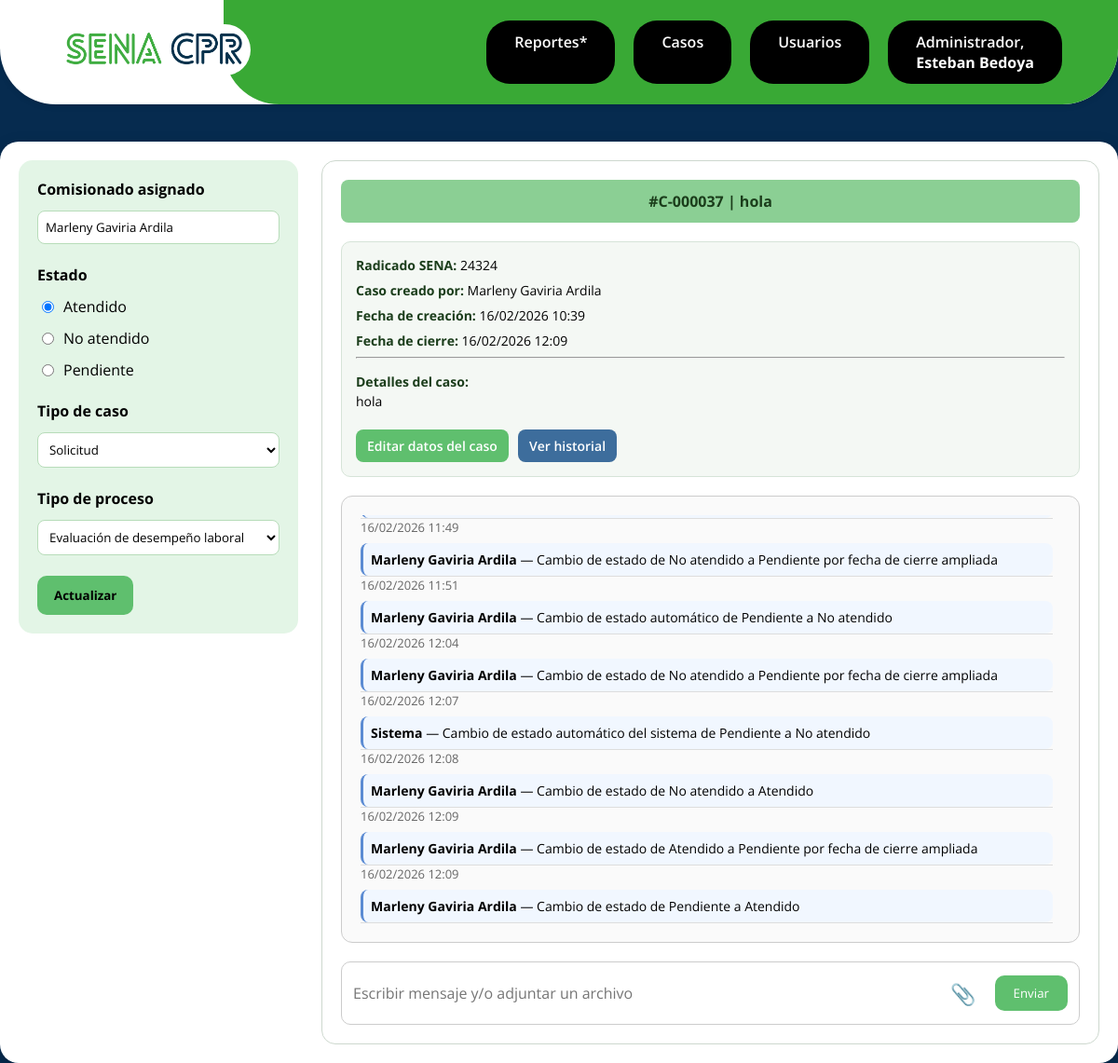
The app's page /public/caso.php?id=37 (signed in) with its own data.
### tables this page shows
CREATE TABLE `casos` (
  `id` int(11) NOT NULL,
  `numero_caso` varchar(20) NOT NULL,
  `tipo_caso_id` int(11) NOT NULL,
  `tipo_proceso_id` int(11) NOT NULL,
  `radicado_sena` varchar(10) DEFAULT NULL,
  `asunto` varchar(200) NOT NULL,
  `detalles` text NOT NULL,
  `estado` enum('Atendido','No atendido','Pendiente') DEFAULT 'Pendiente',
  `asignado_a` int(11) DEFAULT NULL,
  `fecha_creacion` datetime DEFAULT current_timestamp(),
  `fecha_cierre` datetime DEFAULT NULL
);

CREATE TABLE `usuarios` (
  `id` int(11) NOT NULL,
  `documento` varchar(20) NOT NULL,
  `username` varchar(50) NOT NULL,
  `password` varchar(255) NOT NULL,
  `rol` tinyint(4) NOT NULL CHECK (`rol` between 1 and 3),
  `estado` tinyint(1) NOT NULL DEFAULT 1,
  `correo` varchar(255) NOT NULL,
  `telefono` varchar(20) DEFAULT NULL,
  `remember_token` varchar(255) DEFAULT NULL,
  `creado_por` int(11) DEFAULT NULL,
  `fecha_creacion` datetime DEFAULT current_timestamp()
);

CREATE TABLE `tipos_caso` (
  `id` int(11) NOT NULL,
  `nombre` varchar(50) NOT NULL
);

CREATE TABLE `tipos_proceso` (
  `id` int(11) NOT NULL,
  `nombre` varchar(50) NOT NULL,
  `estado` tinyint(1) DEFAULT 1
);

CREATE TABLE `casos_historial_estado` (
  `id` int(11) NOT NULL,
  `caso_id` int(11) NOT NULL,
  `usuario_id` int(11) NOT NULL,
  `descripcion` text NOT NULL,
  `fecha` datetime DEFAULT current_timestamp()
);

### app/controllers/CasoController.php (called while the page is built, shortened)
<?php
require_once __DIR__ . '/../models/Caso.php';
class CasoController
{
    public function show($id)
    {
        $rol = $_SESSION['user']['rol'];
        $caso = Caso::find($id);
        $tiposCaso    = Caso::getTiposCaso();
        $tiposProceso = Caso::getTiposProcesoActivos();
        $historial    = Caso::getHistorial($id);
        $mensajes     = Caso::getMensajes($id);
        $view = $rol == 1 ? 'admin' : 'comisionado';
        require __DIR__ . "/../views/{$view}/caso.php";
    }
}

### app/models/Caso.php (called while the page is built, shortened)
<?php
class Caso
{
    private static function db()
    {
        static $db = null;
        if ($db === null) {
            $db = new PDO("mysql:host=localhost;dbname=project-cpr;charset=utf8", "root", "");
            $db->setAttribute(PDO::ATTR_ERRMODE, PDO::ERRMODE_EXCEPTION);
        }
        return $db;
    }
    public static function find($id)
    {
        $sql = "SELECT c.*, u.username AS asignado_a_nombre, tc.nombre AS tipo_caso_nombre, tp.nombre AS tipo_proceso_nombre
                FROM casos c
                LEFT JOIN usuarios u ON u.id = c.asignado_a
                JOIN tipos_caso tc ON tc.id = c.tipo_caso_id
                JOIN tipos_proceso tp ON tp.id = c.tipo_proceso_id
                WHERE c.id = ?";
        $stmt = self::db()->prepare($sql);
        $stmt->execute([$id]);
        return $stmt->fetch(PDO::FETCH_ASSOC);
    }
    public static function getTiposCaso()
    {
        $stmt = self::db()->prepare("SELECT * FROM tipos_caso");
        $stmt->execute();
        return $stmt->fetchAll(PDO::FETCH_ASSOC);
    }
    public static function getTiposProcesoActivos()
    {
        $stmt = self::db()->prepare("SELECT * FROM tipos_proceso WHERE estado = 1");
        $stmt->execute();
        return $stmt->fetchAll(PDO::FETCH_ASSOC);
    }
    public static function getHistorial($caso_id)
    {
        $sql = "SELECT h.*, u.username
                FROM casos_historial_estado h
                JOIN usuarios u ON u.id = h.usuario_id
                WHERE h.caso_id = ?
                ORDER BY h.fecha ASC";
        $stmt = self::db()->prepare($sql);
        $stmt->execute([$caso_id]);
        return $stmt->fetchAll(PDO::FETCH_ASSOC);
    }
    public static function getMensajes($caso_id)
    {
        $sql = "SELECT m.*, u.username
                FROM casos_mensajes m
                JOIN usuarios u ON u.id = m.usuario_id
                WHERE m.caso_id = ?
                ORDER BY m.fecha ASC";
        $stmt = self::db()->prepare($sql);
        $stmt->execute([$caso_id]);
        return $stmt->fetchAll(PDO::FETCH_ASSOC);
    }
}

### app/views/components/caso.php (the view, shortened to what this page needs)
<link rel="stylesheet" href="/project-cpr/public/assets/css/globals/caso.css">
<div class="case-layout">
    <div class="case-sidebar">
        <form method="POST" action="/project-cpr/public/caso.php">
            <div class="filter-group">
                <label class="filter-title">Comisionado asignado</label>
                <input
                    type="text"
                    class="select-like"
                    value="<?= htmlspecialchars($caso['asignado_a_nombre'] ?? '') ?>"
                    disabled>
            </div>
            <br>
            <div class="filter-group">
                <label class="filter-title">Estado</label>
                <?php
                $estados = ['Atendido', 'No atendido', 'Pendiente'];
                foreach ($estados as $e):
                ?>
                    <label class="check-item">
                        <input
                            type="radio"
                            name="estado"
                            value="<?= $e ?>"
                            <?= $caso['estado'] === $e ? 'checked' : '' ?>
                            required>
                        <span><?= $e ?></span>
                    </label>
                <?php endforeach; ?>
            </div>
            <br>
            <div class="filter-group">
                <label class="filter-title">Tipo de caso</label>
                <select name="tipo_caso_id" required>
                    <?php foreach ($tiposCaso as $tc): ?>
                        <option value="<?= $tc['id'] ?>"
                            <?= $caso['tipo_caso_id'] == $tc['id'] ? 'selected' : '' ?>>
                            <?= htmlspecialchars($tc['nombre']) ?>
                        </option>
                    <?php endforeach; ?>
                </select>
            </div>
            <br>
            <div class="filter-group">
                <label class="filter-title">Tipo de proceso</label>
                <select name="tipo_proceso_id" required>
                    <?php foreach ($tiposProceso as $p): ?>
                        <option value="<?= $p['id'] ?>"
                            <?= $caso['tipo_proceso_id'] == $p['id'] ? 'selected' : '' ?>>
                            <?= htmlspecialchars($p['nombre']) ?><?= !empty($p['_inactivo']) ? ' (inactivo)' : '' ?>
                        </option>
                    <?php endforeach; ?>
                </select>
            </div>
            <br>
            <button type="submit" class="btn-actualizar">
                Actualizar
            </button>
        </form>
    </div>
    <div class="case-content">
        <div class="case-header">
            #<?= $caso['numero_caso'] ?> |
            <?= htmlspecialchars($caso['asunto']) ?>
        </div>
        <div class="case-info">
            <div class="info-item">
                <strong>Radicado SENA:</strong>
                <?= !empty($caso['radicado_sena']) ? htmlspecialchars($caso['radicado_sena']) : 'No registrado' ?>
            </div>
            <?php if (!empty($caso['asignado_a_nombre'])): ?>
                <div class="info-item">
                    <strong>Caso creado por:</strong>
                    <?= htmlspecialchars($caso['asignado_a_nombre']) ?>
                </div>
            <?php endif; ?>
            <?php if (!empty($caso['fecha_creacion'])): ?>
                <div class="info-item">
                    <strong>Fecha de creación:</strong>
                    <?= date("d/m/Y H:i", strtotime($caso['fecha_creacion'])) ?>
                </div>
            <?php endif; ?>
            <?php if (!empty($caso['fecha_cierre'])): ?>
                <div class="info-item">
                    <strong>Fecha de cierre:</strong>
                    <?= date("d/m/Y H:i", strtotime($caso['fecha_cierre'])) ?>
                </div>
            <?php endif; ?>
            <hr>
            <?php if (!empty($caso['detalles'])): ?>
                <div class="info-item info-detalles">
                    <strong>Detalles del caso:</strong><br>
                    <?= nl2br(htmlspecialchars($caso['detalles'])) ?>
                </div>
            <?php endif; ?>
            <div class="info-actions">
                <button type="button" class="btn-editar" onclick="abrirModalEditarCampos()">Editar datos del caso</button>
                <button type="button" class="btn-editar-sec" onclick="abrirModalHistorialCampos()">Ver historial</button>
            </div>
        </div>
        <div class="case-box">
            <div class="case-messages">
                <?php
                $eventos = array_merge(
                    array_map(
                        fn($m) => [
                            'tipo'  => 'mensaje',
                            'data'  => $m,
                            'fecha' => $m['fecha']
                        ],
                        $mensajes
                    ),
                    array_map(
                        fn($h) => [
                            'tipo'  => 'historial',
                            'data'  => $h,
                            'fecha' => $h['fecha']
                        ],
                        $historial
                    )
                );
                usort(
                    $eventos,
                    fn($a, $b) =>
                    strtotime($a['fecha']) <=> strtotime($b['fecha'])
                );
                ?>
                <?php foreach ($eventos as $e): ?>
                    <div class="msg-entry">
                        <div class="msg-date">
                            <?= date("d/m/Y H:i", strtotime($e['fecha'])) ?>
                        </div>
                        <?php if ($e['tipo'] == 'mensaje'): ?>
                            <div class="msg-user">
                                <?= htmlspecialchars($e['data']['username']) ?>
                            </div>
                            <div class="msg-body">
                                <?= nl2br(htmlspecialchars($e['data']['mensaje'])) ?>
                            </div>
                            <?php if (!empty($e['data']['archivo'])): ?>
                                <div class="msg-archivo">
                                    <a
                                        href="/project-cpr/public/uploads/casos/<?= htmlspecialchars($e['data']['archivo']) ?>"
                                        target="_blank">
                                        📎 Ver archivo
                                    </a>
                                </div>
                            <?php endif; ?>
                        <?php else: ?>
                            <div class="msg-status-change">
                                <strong><?= htmlspecialchars($e['data']['username']) ?></strong>
                                —
                                <?= htmlspecialchars($e['data']['descripcion']) ?>
                            </div>
                        <?php endif; ?>
                    </div>
                    <div class="divider"></div>
                <?php endforeach; ?>
            </div>
        </div>
        <?php $casoAtendido = ($caso['estado'] === 'Atendido'); ?>
        <form
            class="msg-input-box"
            method="POST"
            enctype="multipart/form-data"
            action="/project-cpr/public/caso.php">
            <input
                type="text"
                name="mensaje"
                placeholder="Escribir mensaje y/o adjuntar un archivo"
                class="msg-input"
                <?= $casoAtendido ? 'disabled' : '' ?>>
            <label class="btn-attach">
                📎
            </label>
            <button class="btn-enviar" <?= $casoAtendido ? 'disabled' : '' ?>>Enviar</button>
        </form>
    </div>
</div>

### public/assets/css/globals/base.css (style rules this page uses)
* { margin: 0; padding: 0; box-sizing: border-box; font-family: 'Open Sans', sans-serif; }
html, body { color: #fff; height: 100%; min-height: 100%; background-color: #062b4f; overscroll-behavior: none; }

### public/assets/css/globals/caso.css (style rules this page uses)
.case-layout { display: grid; grid-template-columns: 300px 1fr; gap: 25px; }
.case-sidebar { background: #e3f5e6; color: #000; padding: 20px; border-radius: 15px; height: max-content; display: flex; flex-direction: column; gap: 35px; }
.case-sidebar .filter-title, .case-sidebar span, .case-sidebar label { color: #000 !important; }
.filter-group { display: flex; flex-direction: column; gap: 12px; }
.filter-title { font-weight: 700; font-size: 16px; color: #2e5a2e; }
.check-item { display: flex; align-items: center; gap: 10px; margin-left: 5px; }
.case-sidebar select { padding: 8px; border-radius: 8px; border: 1px solid #b7dcb9; background: #fff; }
.case-sidebar .select-like { padding: 8px; border-radius: 8px; border: 1px solid #b7dcb9; background: #fff; color: #000; }
.btn-actualizar { padding: 12px 18px; background: #5fbf6e; border: none; border-radius: 10px; cursor: pointer; font-weight: 700; transition: .2s; }
.case-content { background: #fff; padding: 20px; border-radius: 15px; border: 1px solid #cdd8ce; display: flex; flex-direction: column; gap: 20px; }
.case-header { background: #8bcf94; padding: 12px; border-radius: 8px; font-weight: 700; color: #1b3d1b; text-align: center; }
.case-box { border: 1px solid #ccc; padding: 20px; border-radius: 12px; background: #fafafa; display: flex; flex-direction: column; gap: 25px; height: 60vh; }
.case-messages { flex: 1; overflow-y: auto; padding-right: 8px; }
.msg-entry { display: flex; flex-direction: column; gap: 8px; }
.msg-date { font-size: 13px; color: #666; }
.msg-status-change { background: #f1f7ff; padding: 8px; border-radius: 8px; border-left: 3px solid #5b8bd3; font-size: 14px; color: #000; }
.divider { width: 100%; height: 1px; background: #ddd; }
.msg-input-box { display: flex; align-items: center; gap: 10px; border: 1px solid #ccc; padding: 12px; border-radius: 10px; }
.msg-input { flex: 1; border: none; background: transparent; font-size: 16px; outline: none; }
.btn-enviar { padding: 10px 20px; background: #5fbf6e; color: #fff; border: none; border-radius: 10px; cursor: pointer; }
.btn-attach { font-size: 22px; cursor: pointer; padding: 6px 10px; border-radius: 6px; transition: 0.2s; user-select: none; }
.info-actions { margin-top: 12px; display: flex; gap: 10px; }
.btn-editar, .btn-editar-sec { background: #5fbf6e; color: #fff; border: none; padding: 8px 12px; border-radius: 8px; cursor: pointer; font-weight: 600; font-size: 14px; }
.btn-editar-sec { background: #3d6d9c; }
.case-info { background: #f4f8f4; border: 1px solid #d6e4d8; border-radius: 10px; padding: 15px; display: flex; flex-direction: column; gap: 8px; font-size: 14px; color: #000; }
.info-item { color: #000; }
.info-item strong { color: #1b3d1b; font-weight: 700; }
.info-detalles { margin-top: 6px; line-height: 1.5; }

### records on screen
casos: asignado_a.username "Marleny Gaviria Ardila", estado "☑ Atendido", estado "☐ No atendido", estado "☐ Pendiente", tipo_caso_id "Solicitud", tipo_proceso_id "Evaluación de desempeño laboral", numero_caso "C-000037", asunto "hola", radicado_sena "24324", fecha_creacion "16/02/2026 10:39", fecha_cierre "16/02/2026 12:09", detalles "hola"
casos_historial_estado: fecha "16/02/2026 11:49", usuario.username "Marleny Gaviria Ardila", descripcion "Cambio de estado de No atendido a Pendiente por fecha de cierre ampliada"
casos_historial_estado: fecha "16/02/2026 11:51", usuario.username "Marleny Gaviria Ardila", descripcion "Cambio de estado automático de Pendiente a No atendido"
casos_historial_estado: fecha "16/02/2026 12:04", usuario.username "Marleny Gaviria Ardila", descripcion "Cambio de estado de No atendido a Pendiente por fecha de cierre ampliada"
casos_historial_estado: fecha "16/02/2026 12:07", usuario.username "Sistema", descripcion "Cambio de estado automático del sistema de Pendiente a No atendido"
casos_historial_estado: fecha "16/02/2026 12:08", usuario.username "Marleny Gaviria Ardila", descripcion "Cambio de estado de No atendido a Atendido"
casos_historial_estado: fecha "16/02/2026 12:09", usuario.username "Marleny Gaviria Ardila", descripcion "Cambio de estado de Atendido a Pendiente por fecha de cierre ampliada"
casos_historial_estado: fecha "16/02/2026 12:09", usuario.username "Marleny Gaviria Ardila", descripcion "Cambio de estado de Pendiente a Atendido"

### other values on screen
$_SESSION['user']['username'] "Esteban Bedoya"
$e "Atendido"
$e "No atendido"
$e "Pendiente"
